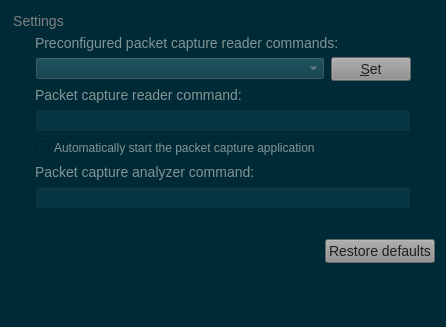
<?xml version="1.0" encoding="UTF-8"?>
<ui version="4.0">
 <class>PacketCapturePreferencesPageWidget</class>
 <widget class="QWidget" name="PacketCapturePreferencesPageWidget">
  <property name="geometry">
   <rect>
    <x>0</x>
    <y>0</y>
    <width>446</width>
    <height>327</height>
   </rect>
  </property>
  <property name="windowTitle">
   <string>Packet capture</string>
  </property>
  <property name="styleSheet">
   <string notr="true">QWidget{
	background-color: #002b36;
}
QMenuBar::item{
	background-color: #002b36;
}
QDockWidget::title{
	background: #073642;
	padding-left: 5px;
}
QDockWidget, QMenuBar{
    color: #839496;
    font: bold 14px;
}
QTextEdit, QPlainTextEdit, QLineEdit, QSpinBox, QComboBox {
  background-color: #073642;
  font: 13px;
  color: #839496;
}
QTextEdit#uiConsoleTextEdit {
  background-color: #002b36;
  color: #839496;
  font: 13px;
}
QTabWidget {
	font: 14px;
	border-top: 2px;
}
QTabBar::tab {
    background: #073642;
    color: #839496;
    min-width: 8ex;
    padding: 2px;
	border-top-right-radius: 6px;
	border-top-left-radius: 6px;
}
QTabBar::tab:selected {
    background: #8a8a8a;
	color: #1d2021;
}
QGroupBox {
    color: #808080;
    font: 14px;
    padding: 15px;
    border-style: none;
}
QMainWindow::separator {
	background: #073642;
	width: 1px;
	height: 1px;
}
QComboBox {
	selection-background-color: #d75f00;
	selection-color: #1c1c1c;
}

QToolBar{
	background: #073642;
	border: 0px;
}
QPushButton {
	background-color: #8a8a8a;
    color: #1d2021;
	font: 14px;
}
QToolButton {
	background-color: #8a8a8a;
    color: #1d2021;
	font: 14px;
}
QTreeWidget, QListWidget {
	background-color: #002b36;
	color: #839496;
    alternate-background-color: #073642;
	font: 14px;
}
QTreeWidget#uiTreeWidget {
	background-color: #073642;
	color: #839496;
	font: bold 16px;
}
QTreeWidget::item:selected, QTreeWidget::item:hover, QMenu::item:selected,QToolButton::hover,QPushButton::hover,QTabBar::tab:hover {
	background-color: #d75f00;
	color: #1c1c1c;
}
QMenu {
	background-color: #002b36;
    color: #839496;
}
QLabel {
	color: #839496;
	font: 14px;
}
QLabel#uiTitleLabel {
	color: #839496;
	font: bold 16px;
}

QAbstractScrollArea::corner {
    background: #002b36;
}
QScrollBar::handle:horizontal {
    background: #073642;
    min-width: 20px;
}
QScrollBar::handle:vertical {
    background: #073642;
    min-width: 20px;
}
QScrollBar:vertical {
    width: 6px;
}
QScrollBar:horizontal {
    height: 6px;
}
QScrollBar::up-arrow:vertical, QScrollBar::down-arrow:vertical, QScrollBar::down-arrow:horizontal, QScrollBar::up-arrow:horizontal { 
	border: 0px;
    height: 0px; 
    width: 0px; 
}
         
QScrollBar::add-page:horizontal, QScrollBar::sub-page:horizontal, QScrollBar::add-page:vertical, QScrollBar::sub-page:vertical {
  background: none
}
QStatusBar {
	background-color: #073642;
	color: #839496;
}

QRadioButton, QCheckBox {
  color: #839496;
}
QRadioButton::disabled, QCheckBox::disabled {
  color: gray;
}


</string>
  </property>
  <layout class="QGridLayout" name="gridLayout">
   <item row="0" column="0" colspan="2">
    <widget class="QGroupBox" name="uiSettingsGroupBox">
     <property name="title">
      <string>Settings</string>
     </property>
     <layout class="QGridLayout">
      <item row="5" column="0">
       <widget class="QLabel" name="uiCaptureAnalyzerCommandLabel">
        <property name="text">
         <string>Packet capture analyzer command:</string>
        </property>
       </widget>
      </item>
      <item row="2" column="0" colspan="2">
       <widget class="QLabel" name="uiCaptureReaderCommandLabel">
        <property name="enabled">
         <bool>true</bool>
        </property>
        <property name="text">
         <string>Packet capture reader command:</string>
        </property>
       </widget>
      </item>
      <item row="3" column="0" colspan="2">
       <widget class="QLineEdit" name="uiCaptureReaderCommandLineEdit">
        <property name="toolTip">
         <string>&lt;html&gt;&lt;head/&gt;&lt;body&gt;&lt;p&gt;Command line replacements:&lt;/p&gt;&lt;p&gt;%c = capture file (PCAP format)&lt;/p&gt;&lt;/body&gt;&lt;/html&gt;</string>
        </property>
       </widget>
      </item>
      <item row="4" column="0" colspan="2">
       <widget class="QCheckBox" name="uiAutoStartCheckBox">
        <property name="enabled">
         <bool>true</bool>
        </property>
        <property name="text">
         <string>Automatically start the packet capture application</string>
        </property>
        <property name="checked">
         <bool>false</bool>
        </property>
       </widget>
      </item>
      <item row="0" column="0" colspan="2">
       <widget class="QLabel" name="uiPreconfiguredCaptureReaderCommandLabel">
        <property name="text">
         <string>Preconfigured packet capture reader commands:</string>
        </property>
       </widget>
      </item>
      <item row="1" column="1">
       <widget class="QPushButton" name="uiPreconfiguredCaptureReaderCommandPushButton">
        <property name="sizePolicy">
         <sizepolicy hsizetype="Maximum" vsizetype="Fixed">
          <horstretch>0</horstretch>
          <verstretch>0</verstretch>
         </sizepolicy>
        </property>
        <property name="text">
         <string>&amp;Set</string>
        </property>
       </widget>
      </item>
      <item row="1" column="0">
       <widget class="QComboBox" name="uiPreconfiguredCaptureReaderCommandComboBox"/>
      </item>
      <item row="6" column="0" colspan="2">
       <widget class="QLineEdit" name="uiCaptureAnalyzerCommandLineEdit"/>
      </item>
     </layout>
    </widget>
   </item>
   <item row="1" column="0">
    <spacer name="horizontalSpacer">
     <property name="orientation">
      <enum>Qt::Horizontal</enum>
     </property>
     <property name="sizeHint" stdset="0">
      <size>
       <width>253</width>
       <height>20</height>
      </size>
     </property>
    </spacer>
   </item>
   <item row="1" column="1">
    <widget class="QPushButton" name="uiRestoreDefaultsPushButton">
     <property name="text">
      <string>Restore defaults</string>
     </property>
    </widget>
   </item>
   <item row="2" column="0" colspan="2">
    <spacer name="spacer">
     <property name="orientation">
      <enum>Qt::Vertical</enum>
     </property>
     <property name="sizeHint" stdset="0">
      <size>
       <width>20</width>
       <height>5</height>
      </size>
     </property>
    </spacer>
   </item>
  </layout>
 </widget>
 <resources/>
 <connections/>
</ui>
